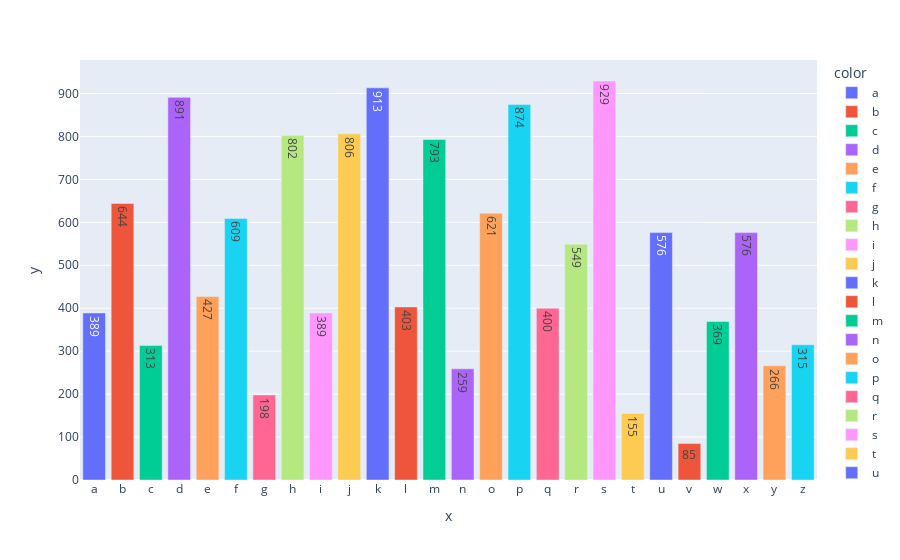

The notebook cell this image was saved under:
### Code cell
fig = px.bar(x=letras, y=valores, text=valores, color=letras)
fig.show()

### Figure 1 — Plotly figure (JSON) as saved in the notebook; plotly's stock layout.template omitted (floating-point values rounded to 4 significant figures)
{"data": [{"alignmentgroup": "True", "hovertemplate": "color=a<br>x=%{x}<br>y=%{y}<br>text=%{text}<extra></extra>", "legendgroup": "a", "marker": {"color": "#636efa", "pattern": {"shape": ""}}, "name": "a", "offsetgroup": "a", "orientation": "v", "showlegend": true, "text": [389], "textposition": "auto", "type": "bar", "x": ["a"], "xaxis": "x", "y": [389], "yaxis": "y"}, {"alignmentgroup": "True", "hovertemplate": "color=b<br>x=%{x}<br>y=%{y}<br>text=%{text}<extra></extra>", "legendgroup": "b", "marker": {"color": "#EF553B", "pattern": {"shape": ""}}, "name": "b", "offsetgroup": "b", "orientation": "v", "showlegend": true, "text": [644], "textposition": "auto", "type": "bar", "x": ["b"], "xaxis": "x", "y": [644], "yaxis": "y"}, {"alignmentgroup": "True", "hovertemplate": "color=c<br>x=%{x}<br>y=%{y}<br>text=%{text}<extra></extra>", "legendgroup": "c", "marker": {"color": "#00cc96", "pattern": {"shape": ""}}, "name": "c", "offsetgroup": "c", "orientation": "v", "showlegend": true, "text": [313], "textposition": "auto", "type": "bar", "x": ["c"], "xaxis": "x", "y": [313], "yaxis": "y"}, {"alignmentgroup": "True", "hovertemplate": "color=d<br>x=%{x}<br>y=%{y}<br>text=%{text}<extra></extra>", "legendgroup": "d", "marker": {"color": "#ab63fa", "pattern": {"shape": ""}}, "name": "d", "offsetgroup": "d", "orientation": "v", "showlegend": true, "text": [891], "textposition": "auto", "type": "bar", "x": ["d"], "xaxis": "x", "y": [891], "yaxis": "y"}, {"alignmentgroup": "True", "hovertemplate": "color=e<br>x=%{x}<br>y=%{y}<br>text=%{text}<extra></extra>", "legendgroup": "e", "marker": {"color": "#FFA15A", "pattern": {"shape": ""}}, "name": "e", "offsetgroup": "e", "orientation": "v", "showlegend": true, "text": [427], "textposition": "auto", "type": "bar", "x": ["e"], "xaxis": "x", "y": [427], "yaxis": "y"}, {"alignmentgroup": "True", "hovertemplate": "color=f<br>x=%{x}<br>y=%{y}<br>text=%{text}<extra></extra>", "legendgroup": "f", "marker": {"color": "#19d3f3", "pattern": {"shape": ""}}, "name": "f", "offsetgroup": "f", "orientation": "v", "showlegend": true, "text": [609], "textposition": "auto", "type": "bar", "x": ["f"], "xaxis": "x", "y": [609], "yaxis": "y"}, {"alignmentgroup": "True", "hovertemplate": "color=g<br>x=%{x}<br>y=%{y}<br>text=%{text}<extra></extra>", "legendgroup": "g", "marker": {"color": "#FF6692", "pattern": {"shape": ""}}, "name": "g", "offsetgroup": "g", "orientation": "v", "showlegend": true, "text": [198], "textposition": "auto", "type": "bar", "x": ["g"], "xaxis": "x", "y": [198], "yaxis": "y"}, {"alignmentgroup": "True", "hovertemplate": "color=h<br>x=%{x}<br>y=%{y}<br>text=%{text}<extra></extra>", "legendgroup": "h", "marker": {"color": "#B6E880", "pattern": {"shape": ""}}, "name": "h", "offsetgroup": "h", "orientation": "v", "showlegend": true, "text": [802], "textposition": "auto", "type": "bar", "x": ["h"], "xaxis": "x", "y": [802], "yaxis": "y"}, {"alignmentgroup": "True", "hovertemplate": "color=i<br>x=%{x}<br>y=%{y}<br>text=%{text}<extra></extra>", "legendgroup": "i", "marker": {"color": "#FF97FF", "pattern": {"shape": ""}}, "name": "i", "offsetgroup": "i", "orientation": "v", "showlegend": true, "text": [389], "textposition": "auto", "type": "bar", "x": ["i"], "xaxis": "x", "y": [389], "yaxis": "y"}, {"alignmentgroup": "True", "hovertemplate": "color=j<br>x=%{x}<br>y=%{y}<br>text=%{text}<extra></extra>", "legendgroup": "j", "marker": {"color": "#FECB52", "pattern": {"shape": ""}}, "name": "j", "offsetgroup": "j", "orientation": "v", "showlegend": true, "text": [806], "textposition": "auto", "type": "bar", "x": ["j"], "xaxis": "x", "y": [806], "yaxis": "y"}, {"alignmentgroup": "True", "hovertemplate": "color=k<br>x=%{x}<br>y=%{y}<br>text=%{text}<extra></extra>", "legendgroup": "k", "marker": {"color": "#636efa", "pattern": {"shape": ""}}, "name": "k", "offsetgroup": "k", "orientation": "v", "showlegend": true, "text": [913], "textposition": "auto", "type": "bar", "x": ["k"], "xaxis": "x", "y": [913], "yaxis": "y"}, {"alignmentgroup": "True", "hovertemplate": "color=l<br>x=%{x}<br>y=%{y}<br>text=%{text}<extra></extra>", "legendgroup": "l", "marker": {"color": "#EF553B", "pattern": {"shape": ""}}, "name": "l", "offsetgroup": "l", "orientation": "v", "showlegend": true, "text": [403], "textposition": "auto", "type": "bar", "x": ["l"], "xaxis": "x", "y": [403], "yaxis": "y"}, {"alignmentgroup": "True", "hovertemplate": "color=m<br>x=%{x}<br>y=%{y}<br>text=%{text}<extra></extra>", "legendgroup": "m", "marker": {"color": "#00cc96", "pattern": {"shape": ""}}, "name": "m", "offsetgroup": "m", "orientation": "v", "showlegend": true, "text": [793], "textposition": "auto", "type": "bar", "x": ["m"], "xaxis": "x", "y": [793], "yaxis": "y"}, {"alignmentgroup": "True", "hovertemplate": "color=n<br>x=%{x}<br>y=%{y}<br>text=%{text}<extra></extra>", "legendgroup": "n", "marker": {"color": "#ab63fa", "pattern": {"shape": ""}}, "name": "n", "offsetgroup": "n", "orientation": "v", "showlegend": true, "text": [259], "textposition": "auto", "type": "bar", "x": ["n"], "xaxis": "x", "y": [259], "yaxis": "y"}, {"alignmentgroup": "True", "hovertemplate": "color=o<br>x=%{x}<br>y=%{y}<br>text=%{text}<extra></extra>", "legendgroup": "o", "marker": {"color": "#FFA15A", "pattern": {"shape": ""}}, "name": "o", "offsetgroup": "o", "orientation": "v", "showlegend": true, "text": [621], "textposition": "auto", "type": "bar", "x": ["o"], "xaxis": "x", "y": [621], "yaxis": "y"}, {"alignmentgroup": "True", "hovertemplate": "color=p<br>x=%{x}<br>y=%{y}<br>text=%{text}<extra></extra>", "legendgroup": "p", "marker": {"color": "#19d3f3", "pattern": {"shape": ""}}, "name": "p", "offsetgroup": "p", "orientation": "v", "showlegend": true, "text": [874], "textposition": "auto", "type": "bar", "x": ["p"], "xaxis": "x", "y": [874], "yaxis": "y"}, {"alignmentgroup": "True", "hovertemplate": "color=q<br>x=%{x}<br>y=%{y}<br>text=%{text}<extra></extra>", "legendgroup": "q", "marker": {"color": "#FF6692", "pattern": {"shape": ""}}, "name": "q", "offsetgroup": "q", "orientation": "v", "showlegend": true, "text": [400], "textposition": "auto", "type": "bar", "x": ["q"], "xaxis": "x", "y": [400], "yaxis": "y"}, {"alignmentgroup": "True", "hovertemplate": "color=r<br>x=%{x}<br>y=%{y}<br>text=%{text}<extra></extra>", "legendgroup": "r", "marker": {"color": "#B6E880", "pattern": {"shape": ""}}, "name": "r", "offsetgroup": "r", "orientation": "v", "showlegend": true, "text": [549], "textposition": "auto", "type": "bar", "x": ["r"], "xaxis": "x", "y": [549], "yaxis": "y"}, {"alignmentgroup": "True", "hovertemplate": "color=s<br>x=%{x}<br>y=%{y}<br>text=%{text}<extra></extra>", "legendgroup": "s", "marker": {"color": "#FF97FF", "pattern": {"shape": ""}}, "name": "s", "offsetgroup": "s", "orientation": "v", "showlegend": true, "text": [929], "textposition": "auto", "type": "bar", "x": ["s"], "xaxis": "x", "y": [929], "yaxis": "y"}, {"alignmentgroup": "True", "hovertemplate": "color=t<br>x=%{x}<br>y=%{y}<br>text=%{text}<extra></extra>", "legendgroup": "t", "marker": {"color": "#FECB52", "pattern": {"shape": ""}}, "name": "t", "offsetgroup": "t", "orientation": "v", "showlegend": true, "text": [155], "textposition": "auto", "type": "bar", "x": ["t"], "xaxis": "x", "y": [155], "yaxis": "y"}, {"alignmentgroup": "True", "hovertemplate": "color=u<br>x=%{x}<br>y=%{y}<br>text=%{text}<extra></extra>", "legendgroup": "u", "marker": {"color": "#636efa", "pattern": {"shape": ""}}, "name": "u", "offsetgroup": "u", "orientation": "v", "showlegend": true, "text": [576], "textposition": "auto", "type": "bar", "x": ["u"], "xaxis": "x", "y": [576], "yaxis": "y"}, {"alignmentgroup": "True", "hovertemplate": "color=v<br>x=%{x}<br>y=%{y}<br>text=%{text}<extra></extra>", "legendgroup": "v", "marker": {"color": "#EF553B", "pattern": {"shape": ""}}, "name": "v", "offsetgroup": "v", "orientation": "v", "showlegend": true, "text": [85], "textposition": "auto", "type": "bar", "x": ["v"], "xaxis": "x", "y": [85], "yaxis": "y"}, {"alignmentgroup": "True", "hovertemplate": "color=w<br>x=%{x}<br>y=%{y}<br>text=%{text}<extra></extra>", "legendgroup": "w", "marker": {"color": "#00cc96", "pattern": {"shape": ""}}, "name": "w", "offsetgroup": "w", "orientation": "v", "showlegend": true, "text": [369], "textposition": "auto", "type": "bar", "x": ["w"], "xaxis": "x", "y": [369], "yaxis": "y"}, {"alignmentgroup": "True", "hovertemplate": "color=x<br>x=%{x}<br>y=%{y}<br>text=%{text}<extra></extra>", "legendgroup": "x", "marker": {"color": "#ab63fa", "pattern": {"shape": ""}}, "name": "x", "offsetgroup": "x", "orientation": "v", "showlegend": true, "text": [576], "textposition": "auto", "type": "bar", "x": ["x"], "xaxis": "x", "y": [576], "yaxis": "y"}, {"alignmentgroup": "True", "hovertemplate": "color=y<br>x=%{x}<br>y=%{y}<br>text=%{text}<extra></extra>", "legendgroup": "y", "marker": {"color": "#FFA15A", "pattern": {"shape": ""}}, "name": "y", "offsetgroup": "y", "orientation": "v", "showlegend": true, "text": [266], "textposition": "auto", "type": "bar", "x": ["y"], "xaxis": "x", "y": [266], "yaxis": "y"}, {"alignmentgroup": "True", "hovertemplate": "color=z<br>x=%{x}<br>y=%{y}<br>text=%{text}<extra></extra>", "legendgroup": "z", "marker": {"color": "#19d3f3", "pattern": {"shape": ""}}, "name": "z", "offsetgroup": "z", "orientation": "v", "showlegend": true, "text": [315], "textposition": "auto", "type": "bar", "x": ["z"], "xaxis": "x", "y": [315], "yaxis": "y"}], "layout": {"barmode": "relative", "legend": {"title": {"text": "color"}, "tracegroupgap": 0}, "margin": {"t": 60}, "xaxis": {"anchor": "y", "domain": [0, 1], "title": {"text": "x"}}, "yaxis": {"anchor": "x", "domain": [0, 1], "title": {"text": "y"}}}}
